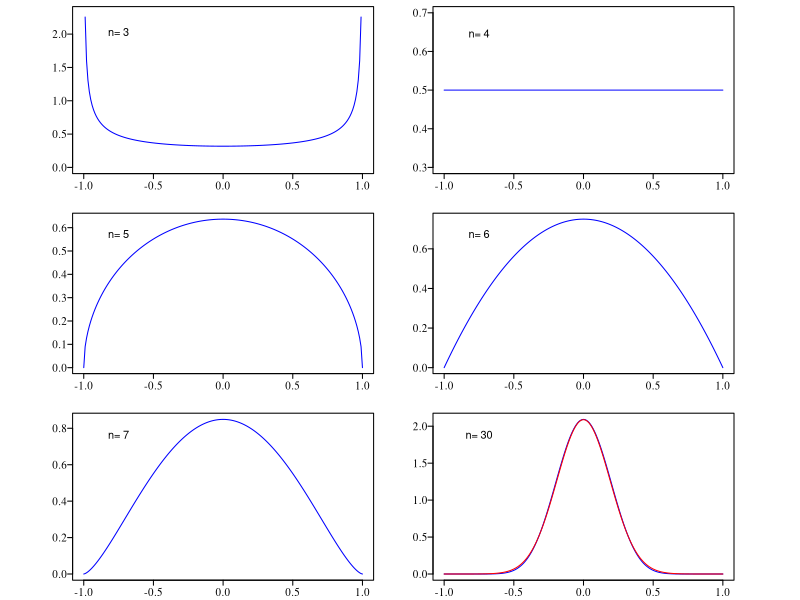

Recreate this plot in R.

png(file="080_contrarioNormal.png",width=1500, height=1600, res = 300)
par(mar=c(2, 5.5, 0.5, 2), mgp = c(0,0.4,0), mfrow=c(3,2), las=1) #c(1.5, 2.5, 0.5, 0.5)
r <- seq(-1, 1, 0.01)
f <- function(n){
  num = gamma(0.5*(n - 1))
  deno = gamma(0.5*(n-2))*sqrt(pi)
  prod = (1-r^2)^(0.5*(n-4))
  num *prod/deno
}
t = 0.45
n = 3
cx =-0.75
plot(r, f(n), type = "l", tck=-0.03, ylim= c(0,2.32), xlab="", ylab="", cex = t, family = "serif", col = "blue")
text(cx, 0.9*max(f(n)[2:200]), paste("n=",n))

par(mar=c(2, 2.5, 0.5, 5))
n=4
plot(r, f(n), type = "l", tck=-0.03, xlab="", ylab="", cex = t, family = "serif", col = "blue")
text(cx, 0.9*0.72, paste("n=",n))

par(mar=c(2, 5.5, 1, 2))
n=5
plot(r, f(n), type = "l", tck=-0.03, xlab="", ylab="", cex = t, family = "serif", col = "blue")
text(cx, 0.9*max(f(n)[2:200]), paste("n=",n))

par(mar=c(2, 2.5, 1, 5))
n=6
plot(r, f(n), type = "l", tck=-0.03, xlab="", ylab="", cex = t, family = "serif", col = "blue")
text(cx, 0.9*max(f(n)[2:200]), paste("n=",n))

par(mar=c(1.5, 5.5, 1, 2))
n=7
plot(r, f(n), type = "l", tck=-0.03, xlab="", ylab="", cex = t, family = "serif", col = "blue")
text(cx, 0.9*max(f(n)[2:200]), paste("n=",n))

par(mar=c(1.5, 2.5, 1, 5))
n=30
plot(r, f(n), type = "l", tck=-0.03, xlab="", ylab="", cex = t, family = "serif", col = "blue")
lines(r, dnorm(r,0,0.191), type = "l", col = "red")
text(cx, 0.9*max(f(n)[2:200]), paste("n=",n))

dev.off()
